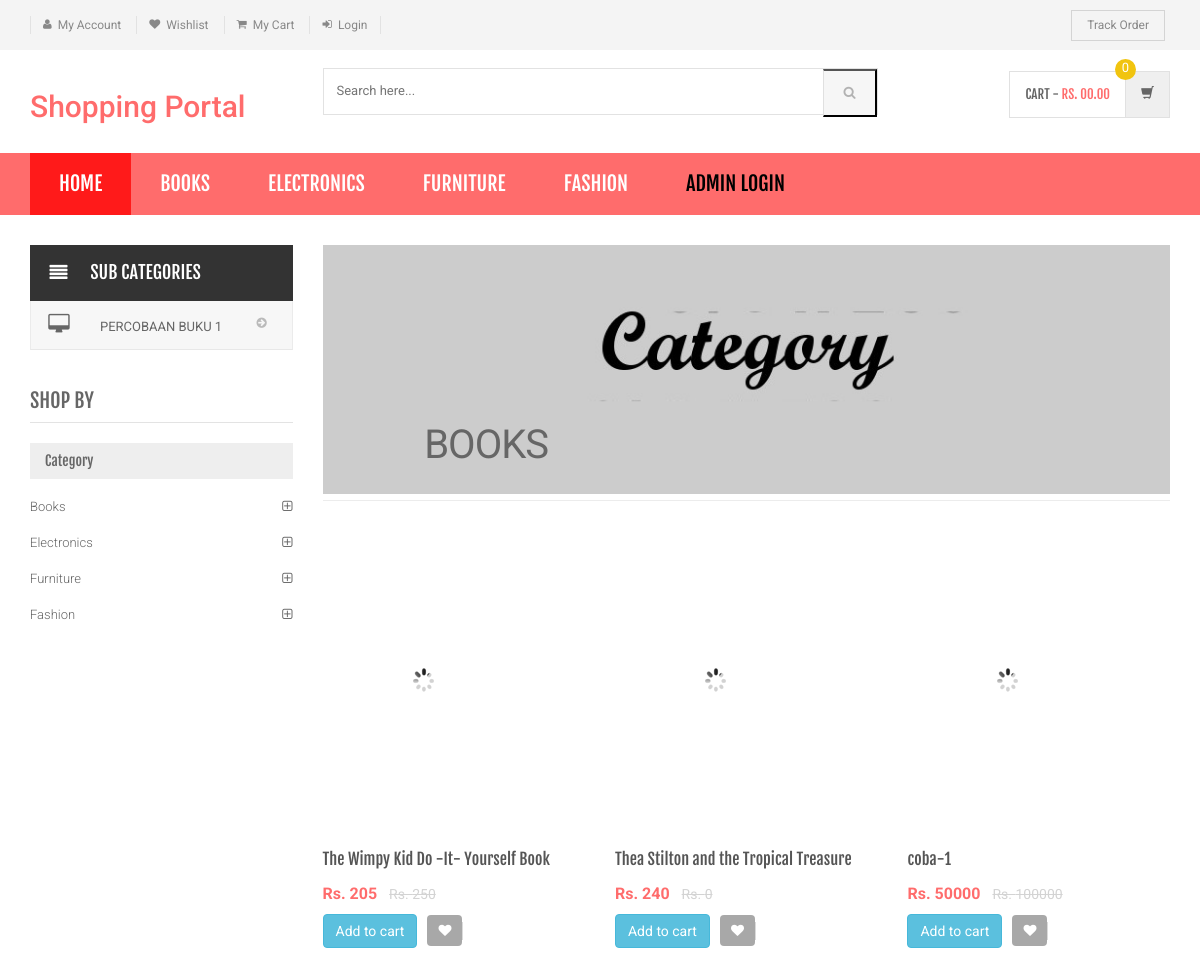
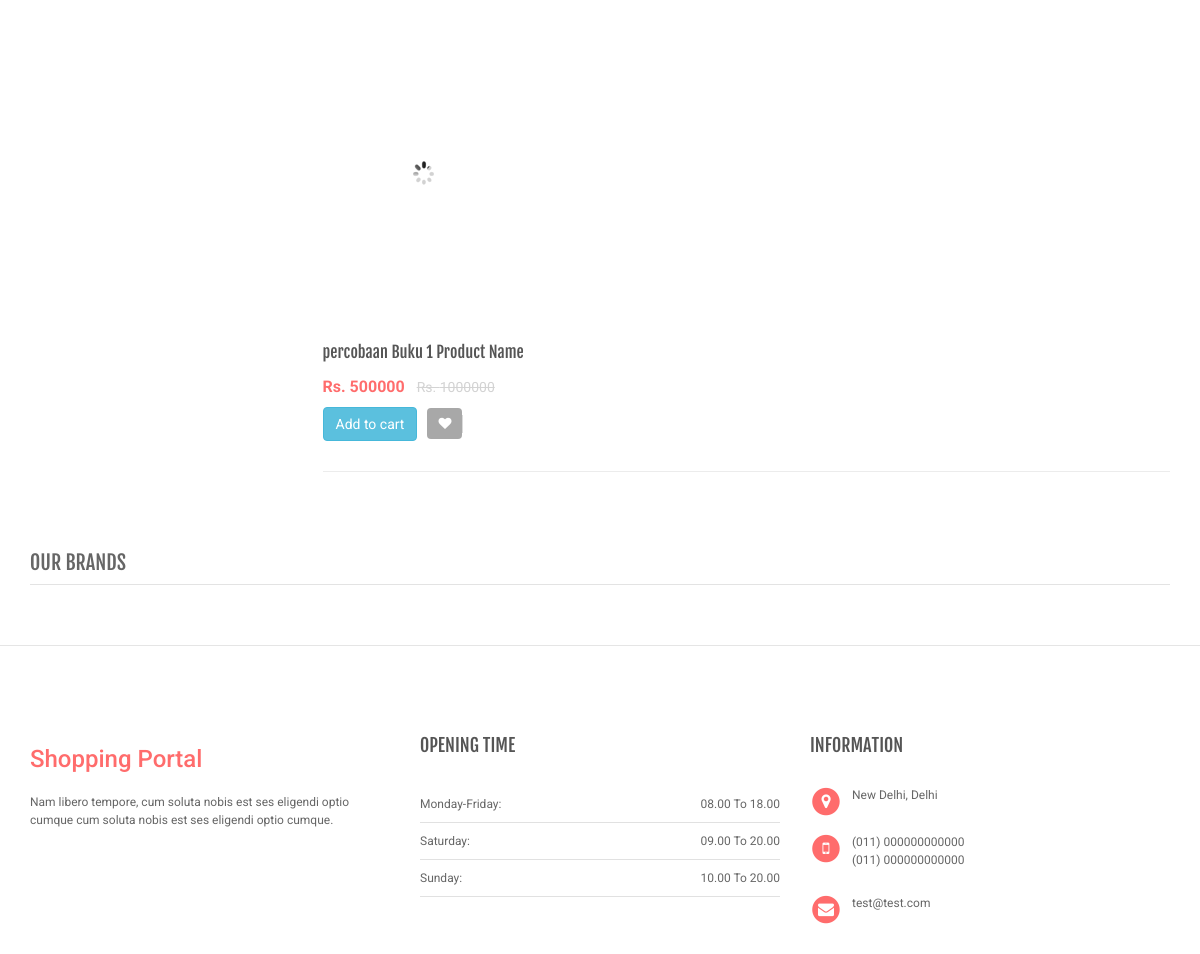
The page /category.php?cid=3 on the database its author committed (2 pictures, top to bottom).
### tables this page shows
CREATE TABLE `category` (
  `id` int(11) NOT NULL,
  `categoryName` varchar(255) DEFAULT NULL,
  `categoryDescription` longtext DEFAULT NULL,
  `creationDate` timestamp NOT NULL DEFAULT current_timestamp(),
  `updationDate` varchar(255) DEFAULT NULL
);

CREATE TABLE `subcategory` (
  `id` int(11) NOT NULL,
  `categoryid` int(11) DEFAULT NULL,
  `subcategory` varchar(255) DEFAULT NULL,
  `creationDate` timestamp NULL DEFAULT current_timestamp(),
  `updationDate` varchar(255) DEFAULT NULL
);

CREATE TABLE `products` (
  `id` int(11) NOT NULL,
  `category` int(11) NOT NULL,
  `subCategory` int(11) DEFAULT NULL,
  `productName` varchar(255) DEFAULT NULL,
  `productCompany` varchar(255) DEFAULT NULL,
  `productPrice` int(11) DEFAULT NULL,
  `productPriceBeforeDiscount` int(11) DEFAULT NULL,
  `productDescription` longtext DEFAULT NULL,
  `productImage1` varchar(255) DEFAULT NULL,
  `productImage2` varchar(255) DEFAULT NULL,
  `productImage3` varchar(255) DEFAULT NULL,
  `shippingCharge` int(11) DEFAULT NULL,
  `productAvailability` varchar(255) DEFAULT NULL,
  `postingDate` timestamp NULL DEFAULT current_timestamp(),
  `updationDate` varchar(255) DEFAULT NULL
);

### category.php (the view, shortened to what this page needs)
<?php
include('includes/config.php');
$cid=intval($_GET['cid']);
?>
<!DOCTYPE html>
<html lang="en">
	<head>
	    <link rel="stylesheet" href="assets/css/bootstrap.min.css">
	    <link rel="stylesheet" href="assets/css/main.css">
	    <link rel="stylesheet" href="assets/css/red.css">
	    <link rel="stylesheet" href="assets/css/owl.carousel.css">
		<link rel="stylesheet" href="assets/css/owl.transitions.css">
		<link href="assets/css/lightbox.css" rel="stylesheet">
		<link rel="stylesheet" href="assets/css/animate.min.css">
		<link rel="stylesheet" href="assets/css/rateit.css">
		<link rel="stylesheet" href="assets/css/bootstrap-select.min.css">
		<link rel="stylesheet" href="assets/css/config.css">
		<link href="assets/css/green.css" rel="alternate stylesheet" title="Green color">
		<link href="assets/css/blue.css" rel="alternate stylesheet" title="Blue color">
		<link href="assets/css/red.css" rel="alternate stylesheet" title="Red color">
		<link href="assets/css/orange.css" rel="alternate stylesheet" title="Orange color">
		<link href="assets/css/dark-green.css" rel="alternate stylesheet" title="Darkgreen color">
		<link rel="stylesheet" href="assets/css/font-awesome.min.css">
	</head>
    <body class="cnt-home">
<header class="header-style-1">
<?php include('includes/top-header.php');?>
<?php include('includes/main-header.php');?>
<?php include('includes/menu-bar.php');?>
</header>
<div class="body-content outer-top-xs">
	<div class='container'>
		<div class='row outer-bottom-sm'>
			<div class='col-md-3 sidebar'>
<div class="side-menu animate-dropdown outer-bottom-xs">
<div class="side-menu animate-dropdown outer-bottom-xs">
    <div class="head"><i class="icon fa fa-align-justify fa-fw"></i>Sub Categories</div>
    <nav class="yamm megamenu-horizontal" role="navigation">
        <ul class="nav">
            <li class="dropdown menu-item">
              <?php $sql=mysqli_query($con,"select id,subcategory  from subcategory where categoryid='$cid'");
while($row=mysqli_fetch_array($sql))
{
    ?>
                <a href="sub-category.php?scid=<?php echo $row['id'];?>" class="dropdown-toggle"><i class="icon fa fa-desktop fa-fw"></i>
                <?php echo $row['subcategory'];?></a>
                <?php }?>
</li>
</ul>
    </nav>
</div>
</div>
	            <div class="sidebar-module-container">
	            	<h3 class="section-title">shop by</h3>
	            	<div class="sidebar-filter">
<div class="sidebar-widget wow fadeInUp outer-bottom-xs ">
	<div class="widget-header m-t-20">
		<h4 class="widget-title">Category</h4>
	</div>
	<div class="sidebar-widget-body m-t-10">
	         <?php $sql=mysqli_query($con,"select id,categoryName  from category");
while($row=mysqli_fetch_array($sql))
{
    ?>
		<div class="accordion">
	    	<div class="accordion-group">
	            <div class="accordion-heading">
	                <a href="category.php?cid=<?php echo $row['id'];?>"  class="accordion-toggle collapsed">
	                   <?php echo $row['categoryName'];?>
	                </a>
	            </div>
	        </div>
	    </div>
	    <?php } ?>
	</div>
</div>
	            	</div>
	            </div>
            </div>
			<div class='col-md-9'>
	<div id="category" class="category-carousel hidden-xs">
		<div class="item">
			<div class="image">
				<img src="assets/images/banners/cat-banner-1.jpg" alt="" class="img-responsive">
			</div>
			<div class="container-fluid">
				<div class="caption vertical-top text-left">
					<div class="big-text">
						<br />
					</div>
					       <?php $sql=mysqli_query($con,"select categoryName  from category where id='$cid'");
while($row=mysqli_fetch_array($sql))
{
    ?>
					<div class="excerpt hidden-sm hidden-md">
						<?php echo htmlentities($row['categoryName']);?>
					</div>
			<?php } ?>
				</div>
			</div>
		</div>
</div>
				<div class="search-result-container">
					<div id="myTabContent" class="tab-content">
						<div class="tab-pane active " id="grid-container">
							<div class="category-product  inner-top-vs">
								<div class="row">
			<?php
$ret=mysqli_query($con,"select * from products where category='$cid'");
$num=mysqli_num_rows($ret);
if($num>0)
{
while ($row=mysqli_fetch_array($ret))
{?>
		<div class="col-sm-6 col-md-4 wow fadeInUp">
			<div class="products">
	<div class="product">
		<div class="product-image">
			<div class="image">
				<a href="product-details.php?pid=<?php echo htmlentities($row['id']);?>"><img  src="assets/images/blank.gif" data-echo="admin/productimages/<?php echo htmlentities($row['id']);?>/<?php echo htmlentities($row['productImage1']);?>" alt="" width="200" height="300"></a>
			</div>
		</div>
		<div class="product-info text-left">
			<h3 class="name"><a href="product-details.php?pid=<?php echo htmlentities($row['id']);?>"><?php echo htmlentities($row['productName']);?></a></h3>
			<div class="product-price">
				<span class="price">
					Rs. <?php echo htmlentities($row['productPrice']);?>			</span>
										     <span class="price-before-discount">Rs. <?php echo htmlentities($row['productPriceBeforeDiscount']);?></span>
			</div>
		</div>
					<div class="cart clearfix animate-effect">
				<div class="action">
					<ul class="list-unstyled">
						<li class="add-cart-button btn-group">
								<?php if($row['productAvailability']=='In Stock'){?>
							<a href="category.php?page=product&action=add&id=<?php echo $row['id']; ?>">
							<button class="btn btn-info" type="button">Add to cart</button></a>
								<?php } else {?>
							<div class="action" style="color:red">Out of Stock</div>
					<?php } ?>
						</li>
		                <li class="lnk wishlist">
							<a class="add-to-wishlist" href="category.php?pid=<?php echo htmlentities($row['id'])?>&&action=wishlist" title="Wishlist">
								 <i class="icon fa fa-heart"></i>
							</a>
						</li>
					</ul>
				</div>
			</div>
			</div>
			</div>
		</div>
	  <?php } } else {?>
		<div class="col-sm-6 col-md-4 wow fadeInUp"> <h3>No Product Found</h3>
		</div>
<?php } ?>
										</div>
							</div>
						</div>
				</div>
			</div>
		</div></div>
		<?php include('includes/brands-slider.php');?>
</div>
</div>
<?php include('includes/footer.php');?>
</body>
</html>

### includes/menu-bar.php (shortened to what this page needs)
<div class="header-nav animate-dropdown">
    <div class="container">
        <div class="yamm navbar navbar-default" role="navigation">
            <div class="nav-bg-class">
                <div class="navbar-collapse collapse" id="mc-horizontal-menu-collapse">
	<div class="nav-outer">
		<ul class="nav navbar-nav">
			<li class="active dropdown yamm-fw">
				<a href="index.php" data-hover="dropdown" class="dropdown-toggle">Home</a>
			</li>
              <?php $sql=mysqli_query($con,"select id,categoryName  from category limit 6");
while($row=mysqli_fetch_array($sql))
{
    ?>
			<li class="dropdown yamm">
				<a href="category.php?cid=<?php echo $row['id'];?>"> <?php echo $row['categoryName'];?></a>
			</li>
			<?php } ?>
			<li class="dropdown yamm">
				<a href="admin/" style="color:#000"> Admin Login</a>
			</li>
		</ul>
		<div class="clearfix"></div>
	</div>
</div>
            </div>
        </div>
    </div>
</div>

### rows shown on the page
category: categoryName "BOOKS", categoryName "Books"
category: categoryName "ELECTRONICS", categoryName "Electronics"
category: categoryName "FURNITURE", categoryName "Furniture"
category: categoryName "FASHION", categoryName "Fashion"
subcategory: subcategory "PERCOBAAN BUKU 1"
products: productName "The Wimpy Kid Do -It- Yourself Book", productPrice "205", productPriceBeforeDiscount "250"
products: productName "Thea Stilton and the Tropical Treasure", productPrice "240", productPriceBeforeDiscount "0"
products: productName "coba-1", productPrice "50000", productPriceBeforeDiscount "100000"
products: productName "percobaan Buku 1 Product Name", productPrice "500000", productPriceBeforeDiscount "1000000"
